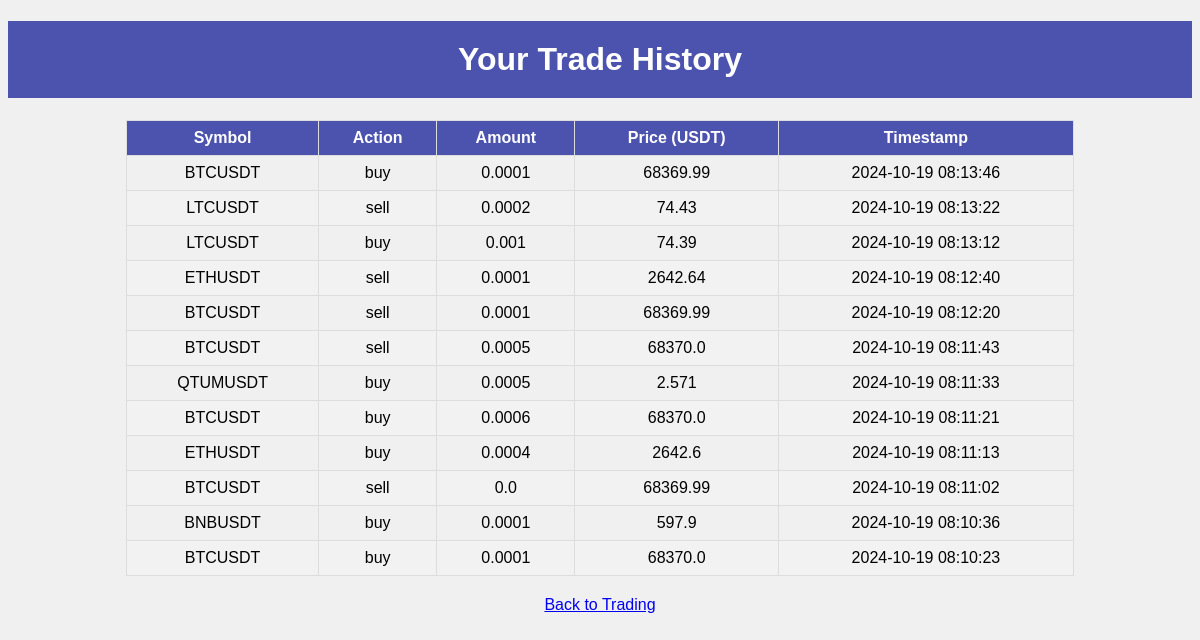
Page /trade_history (signed in) on the committed database.
### tables this page shows
CREATE TABLE trade_history (username TEXT, symbol TEXT, action TEXT, amount REAL, price REAL, timestamp DATETIME DEFAULT CURRENT_TIMESTAMP);

### app.py (the view)
@app.route('/trade_history')
def trade_history():
    if 'username' not in session:
        return redirect(url_for('login'))
    username = session['username']
    history = get_trade_history(username)
    return render_template('trade_history.html', history=history)

### models.py (called while the page is built)
def get_trade_history(username):
    conn = sqlite3.connect(DB_NAME)
    cursor = conn.cursor()
    cursor.execute("SELECT symbol, action, amount, price, timestamp FROM trade_history WHERE username=? ORDER BY timestamp DESC", (username,))
    history = cursor.fetchall()
    conn.close()
    return history

### templates/trade_history.html (shortened to what this page needs)
<!DOCTYPE html>
<html lang="en">
<head>
    <link rel="stylesheet" href="{{ url_for('static', filename='styles.css') }}">
</head>
<body>
    <h1>Your Trade History</h1>
    <table>
        <thead>
            <tr>
                <th>Symbol</th>
                <th>Action</th>
                <th>Amount</th>
                <th>Price (USDT)</th>
                <th>Timestamp</th>
            </tr>
        </thead>
        <tbody>
            {% for symbol, action, amount, price, timestamp in history %}
            <tr>
                <td>{{ symbol }}</td>
                <td>{{ action }}</td>
                <td>{{ amount }}</td>
                <td>{{ price }}</td>
                <td>{{ timestamp }}</td>
            </tr>
            {% endfor %}
        </tbody>
    </table>
    <a href="{{ url_for('index') }}">Back to Trading</a>
</body>
</html>

### static/styles.css (style rules this page uses)
body { font-family: Arial, sans-serif; background-color: #f0f0f0; text-align: center; }
h1 { background-color: #4c53af; color: white; padding: 20px; }
table { margin: 20px auto; border-collapse: collapse; width: 80%; }
th, td { border: 1px solid #ddd; padding: 8px; text-align: center; }
th { background-color: #4c53af; color: white; }
tr:nth-child(even) { background-color: #f2f2f2; }

### rows in the picture
trade_history: symbol "BTCUSDT", action "buy", amount "0.0001", price "68369.99", timestamp "2024-10-19 08:13:46"
trade_history: symbol "LTCUSDT", action "sell", amount "0.0002", price "74.43", timestamp "2024-10-19 08:13:22"
trade_history: symbol "LTCUSDT", action "buy", amount "0.001", price "74.39", timestamp "2024-10-19 08:13:12"
trade_history: symbol "ETHUSDT", action "sell", amount "0.0001", price "2642.64", timestamp "2024-10-19 08:12:40"
trade_history: symbol "BTCUSDT", action "sell", amount "0.0001", price "68369.99", timestamp "2024-10-19 08:12:20"
trade_history: symbol "BTCUSDT", action "sell", amount "0.0005", price "68370.0", timestamp "2024-10-19 08:11:43"
trade_history: symbol "QTUMUSDT", action "buy", amount "0.0005", price "2.571", timestamp "2024-10-19 08:11:33"
trade_history: symbol "BTCUSDT", action "buy", amount "0.0006", price "68370.0", timestamp "2024-10-19 08:11:21"
trade_history: symbol "ETHUSDT", action "buy", amount "0.0004", price "2642.6", timestamp "2024-10-19 08:11:13"
trade_history: symbol "BTCUSDT", action "sell", amount "0.0", price "68369.99", timestamp "2024-10-19 08:11:02"
trade_history: symbol "BNBUSDT", action "buy", amount "0.0001", price "597.9", timestamp "2024-10-19 08:10:36"
trade_history: symbol "BTCUSDT", action "buy", amount "0.0001", price "68370.0", timestamp "2024-10-19 08:10:23"
